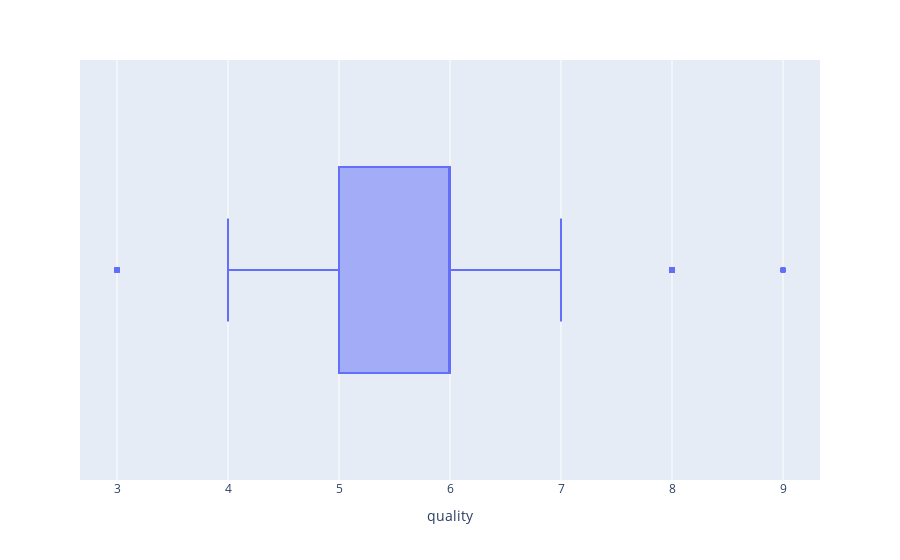

The code cell stored with this chart in its notebook:
### Markdown cell above
#### Observation
1. There are no missing values in any of the columns.
2. Every column except ***quality*** is measured in a continous scale and hence represented by floats.
3. Quality is the only column represented by integers because it only has values ranging from 0 to 10.
4. Quality is the target class that we will be trying to classify in this notebook.

### Code cell
# Box plot for target class Quality

fig = px.box(df, x="quality") # THIS BOXPLOT IS NOT SHOWING UP ON GITHUB
fig.show()

### Figure 1 — Plotly figure (JSON) as saved in the notebook; plotly's stock layout.template omitted (floating-point values rounded to 4 significant figures; data arrays with more than 128 entries replaced by an {"elided": "..."} marker saying what was removed)
{"data": [{"alignmentgroup": "True", "hovertemplate": "quality=%{x}<extra></extra>", "legendgroup": "", "marker": {"color": "#636efa"}, "name": "", "notched": false, "offsetgroup": "", "orientation": "h", "showlegend": false, "type": "box", "x": {"elided": "4898 int values"}, "x0": " ", "xaxis": "x", "y0": " ", "yaxis": "y"}], "layout": {"boxmode": "group", "legend": {"tracegroupgap": 0}, "margin": {"t": 60}, "xaxis": {"anchor": "y", "domain": [0, 1], "title": {"text": "quality"}}, "yaxis": {"anchor": "x", "domain": [0, 1]}}}
